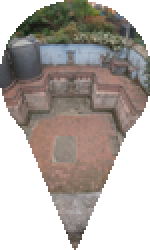
#> input picture markers/Hadigaun/Bharavi Hiti.JPG, 75 x 125 px, found by its file name (shown 2 times larger); its folder holds only this picture in this run
$ jupyter execute image_marker_generator.ipynb
#> lines starting #> are read from the running program, lines starting #| are printed output that depends on the picture; after the words box and inside, x2 and y2 are one past the last pixel; in counts of white or black regions, pixels touching at a corner belong together
[cell 1]
import os
from PIL import Image, ImageOps, ImageDraw

def create_marker_shape(size):
    """
    Create a raindrop (map marker) shaped mask for the image.

    Args:
        size (tuple): The size of the marker image (width, height).

    Returns:
        PIL.Image: A mask image with a raindrop shape.
    """
#> called with size = (75, 125)
    width, height = size
    mask = Image.new('L', size, 0)  # Create a blank grayscale image
#> mask: PIL image 75x125 L; every value is 0

    draw = ImageDraw.Draw(mask)

    # Draw the rounded top part (circle)
    circle_diameter = width
    circle_radius = circle_diameter // 2
    draw.ellipse([(0, 0), (width, circle_diameter)], fill=255)

    # Draw the pointed bottom part
    draw.polygon([
        (circle_radius, height),           # Bottom center (sharp point)
        (0, circle_radius),                # Top left of the circle
        (width, circle_radius)             # Top right of the circle
    ], fill=255)

    return mask

def create_markers(input_folder, output_folder, marker_size=(150, 250)):
    """
    Create raindrop-shaped marker images from images in the input folder
    and save them to the output folder, maintaining proper orientation.

    Args:
        input_folder (str): Path to the folder containing the original images.
        output_folder (str): Path to the folder to save the marker images.
        marker_size (tuple): Size of the markers (width, height).
    """
    # Ensure output folder exists
    if not os.path.exists(output_folder):
        os.makedirs(output_folder)

    # Generate the raindrop-shaped mask
    mask = create_marker_shape(marker_size)
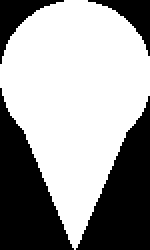
#> mask: PIL image 75x125 L (shown 2 times larger); 61.1% white; 4 black regions, box (x1, y1, x2, y2) and area: (0, 44, 37, 125) 1547, (38, 48, 75, 125) 1506, (0, 0, 32, 32) 313, (44, 0, 75, 28) 281

    # Loop through all files in the input folder
    for file_name in os.listdir(input_folder):
        input_file_path = os.path.join(input_folder, file_name)

        # Check if the file is an image
        if os.path.isfile(input_file_path) and file_name.lower().endswith(('.png', '.jpg', '.jpeg', '.gif', '.bmp', '.tiff', '.webp')):
            try:
                # Open the image
                with Image.open(input_file_path) as img:
                    # Correct orientation based on EXIF metadata
#> img is the input picture: PIL image 75x125 RGBA; mean R, G, B, A 125.7, 114.7, 105.6, 155.8
                    img = ImageOps.exif_transpose(img)

                    # Convert RGBA to RGB if needed (e.g., for PNG with transparency)
                    if img.mode == 'RGBA':
                        img = img.convert('RGB')
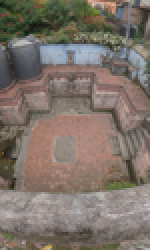
#> img: PIL image 75x125 RGB (shown 2 times larger); mean R, G, B 125.7, 114.7, 105.6

                    # Resize and crop the image to fit the marker shape
                    marker_image = ImageOps.fit(img, marker_size, method=Image.Resampling.LANCZOS)

                    # Apply the raindrop mask
                    marker_image.putalpha(mask)  # Add alpha channel using the mask

                    # Generate output file path
                    output_file_path = os.path.join(output_folder, file_name)

                    # Save the marker image as PNG (to preserve transparency)
                    marker_image.save(output_file_path, 'PNG')

                    print(f"Marker created for: {file_name}")
            except Exception as e:
                print(f"Error processing {file_name}: {e}")

# Example Usage
input_folder_path = "./photos/Hadigaun"
output_folder_path = "./markers/Hadigaun"
create_markers(input_folder_path, output_folder_path, marker_size=(75, 125))

$ run again, on markers/Hadigaun/Bhuteshowr Bhairav Temple and Premises.JPG
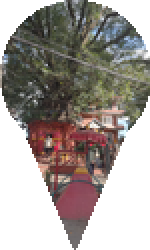
#> input picture markers/Hadigaun/Bhuteshowr Bhairav Temple and Premises.JPG, 75 x 125 px, found by its file name (shown 2 times larger)
#> in create_markers, img is the input picture: PIL image 75x125 RGBA; mean R, G, B, A 104.7, 94.6, 88.6, 155.8
#> in create_markers, `img = img.convert('RGB')`:
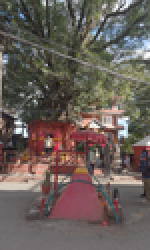
#> img: PIL image 75x125 RGB (shown 2 times larger); mean R, G, B 104.7, 94.6, 88.6

$ run again, on markers/Hadigaun/Bhuteshwor Bhairav Temple.JPG
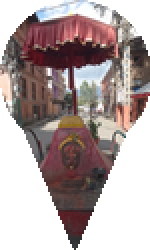
#> input picture markers/Hadigaun/Bhuteshwor Bhairav Temple.JPG, 75 x 125 px, found by its file name (shown 2 times larger)
#> in create_markers, img is the input picture: PIL image 75x125 RGBA; mean R, G, B, A 113.8, 95.4, 94.5, 155.8
#> in create_markers, `img = img.convert('RGB')`:
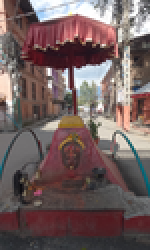
#> img: PIL image 75x125 RGB (shown 2 times larger); mean R, G, B 113.8, 95.4, 94.5

$ run again, on markers/Hadigaun/Char Narayan temple.JPG
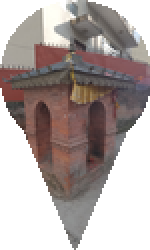
#> input picture markers/Hadigaun/Char Narayan temple.JPG, 75 x 125 px, found by its file name (shown 2 times larger)
#> in create_markers, img is the input picture: PIL image 75x125 RGBA; mean R, G, B, A 125.8, 114.9, 111.8, 155.8
#> in create_markers, `img = img.convert('RGB')`:
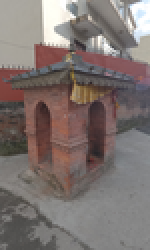
#> img: PIL image 75x125 RGB (shown 2 times larger); mean R, G, B 125.8, 114.9, 111.8

$ run again, on markers/Hadigaun/Bhatbhateni Temple.JPG
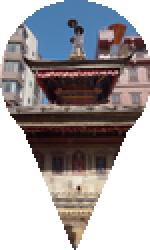
#> input picture markers/Hadigaun/Bhatbhateni Temple.JPG, 75 x 125 px, found by its file name (shown 2 times larger)
#> in create_markers, img is the input picture: PIL image 75x125 RGBA; mean R, G, B, A 113.9, 103.3, 102.5, 155.8
#> in create_markers, `img = img.convert('RGB')`:
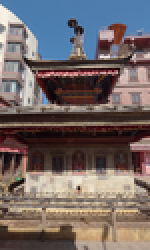
#> img: PIL image 75x125 RGB (shown 2 times larger); mean R, G, B 113.9, 103.3, 102.5
